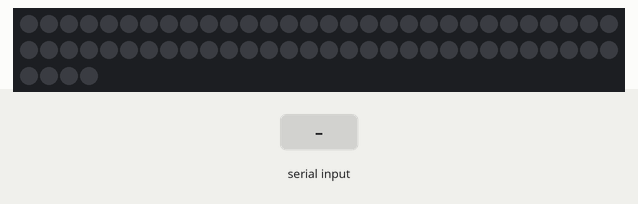
Recording of a sketch running on a simulated Arduino Uno, built with avr-gcc and run on an emulated ATmega328P. Shown: 64 RGB LEDs in strip order, left to right, continuing on the next row. The inputs (shaded band) are chosen by the test bench. Dim RGB values are drawn brighter than linear.

Above: at 1.2 s.
1.3 s: "A" received over Serial
At 3.3 s:
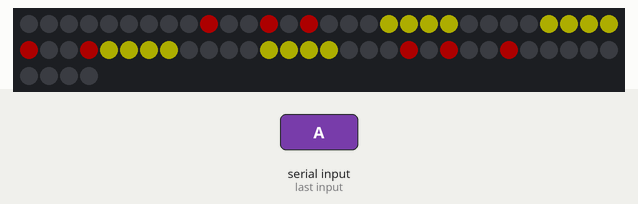
At 4.74 s:
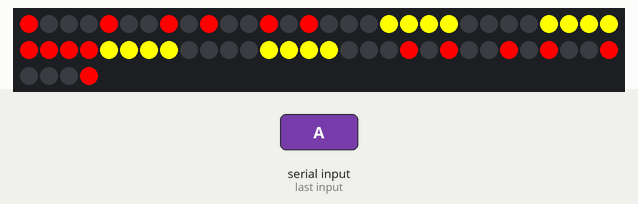
Timing chart, 0 to 6.2 s (numbered marks = the images above; inputs shaded):
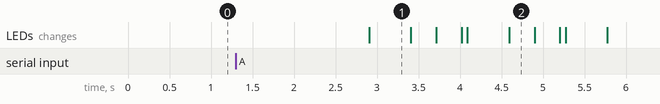

The sketch:

icon_may1l.ino
```cpp
#include <Adafruit_NeoPixel.h>

#define LED_PIN     6
#define LED_COUNT  64
#define BRIGHTNESS 50
#define FADE_DELAY 10


Adafruit_NeoPixel strip(LED_COUNT, LED_PIN, NEO_GRB + NEO_KHZ800);

void setup() {
  Serial.begin(9600);
  strip.begin();
  strip.show();
  strip.setBrightness(BRIGHTNESS);
  //sunAnimation();

  //rainAnimation();
}

void loop() {
  if (Serial.available() > 0) {
    String receivedChar = Serial.readString();
    if (receivedChar[0] == 'A') {
      // Receives an 'A' from the serial port,
      //indicating that the animation needs to be changed
      digitalWrite(13, HIGH);
      delay(50);
      digitalWrite(13, LOW);
      digitalWrite(13, HIGH);
      delay(50);
      digitalWrite(13, LOW);
      delay(500);

      //String inputString = Serial.readStringUntil('\n'); // Read precipitation probability information
      //inputString.trim(); // clean the space


      // Play the corresponding animation according to the probability of precipitation

        sunAnimation();

    }
    else{
      digitalWrite(13, HIGH);
      delay(50);
      digitalWrite(13, LOW);
      delay(500);

      rainAnimation();
    }
  }
}

void sunAnimation() {
  // Keep specified areas of sun icon constantly lit
  int sunPixels[] = {18, 19, 20, 21, 26, 27, 28, 29, 34, 35, 36, 37, 42, 43, 44, 45};
  for (int i = 0; i < sizeof(sunPixels) / sizeof(sunPixels[0]); i++) {
    strip.setPixelColor(sunPixels[i], strip.Color(255, 255, 0));  // Yellow for sun
  }

  // Blink 9 and 0 in a loop with red color
  for (int j = 0; j < 3; j++) {  // Repeat 3 times
    strip.setPixelColor(9, strip.Color(255, 0, 0));  // Red for 9
    strip.setPixelColor(12, strip.Color(255, 0, 0));
    strip.setPixelColor(33, strip.Color(255, 0, 0));
    strip.setPixelColor(49, strip.Color(255, 0, 0));
    strip.setPixelColor(51, strip.Color(255, 0, 0));
    strip.setPixelColor(54, strip.Color(255, 0, 0));
    strip.setPixelColor(30, strip.Color(255, 0, 0));
    strip.setPixelColor(14, strip.Color(255, 0, 0));
    strip.show();
    delay(500);  // Hold red color for 500ms

    // Fade out red color gradually
    for (int fadeValue = 255; fadeValue > 0; fadeValue -= 5) {
      strip.setBrightness(fadeValue);
      strip.show();
      delay(FADE_DELAY);
    }
  for (int i = 0; i < sizeof(sunPixels) / sizeof(sunPixels[0]); i++) {
    strip.setPixelColor(sunPixels[i], strip.Color(255, 255, 0));  // Yellow for sun
  }

    strip.setPixelColor(0, strip.Color(255, 0, 0));  // Red for 0
    strip.setPixelColor(32, strip.Color(255, 0, 0));
    strip.setPixelColor(56, strip.Color(255, 0, 0));
    strip.setPixelColor(59, strip.Color(255, 0, 0));
    strip.setPixelColor(63, strip.Color(255, 0, 0));
    strip.setPixelColor(31, strip.Color(255, 0, 0));
    strip.setPixelColor(7, strip.Color(255, 0, 0));
    strip.setPixelColor(4, strip.Color(255, 0, 0));
    strip.show();
    delay(500);  // Hold red color for 500ms

    // Fade out red color gradually
    for (int fadeValue = 255; fadeValue > 0; fadeValue -= 5) {
      strip.setBrightness(fadeValue);
      strip.show();
      delay(FADE_DELAY);
    }
  for (int i = 0; i < sizeof(sunPixels) / sizeof(sunPixels[0]); i++) {
    strip.setPixelColor(sunPixels[i], strip.Color(255, 255, 0));  // Yellow for sun
  }

    // Clear pixels
    for (int i = 0; i < LED_COUNT; i++) {
      strip.setPixelColor(i, strip.Color(0, 0, 0));
    }
    strip.show();
    delay(500);  // Pause before next loop iteration

  }
}


void rainAnimation() {
  // Keep specified areas of rain icon constantly lit
  int rainPixels[] = {33, 25, 50, 42, 34, 26, 18, 43, 35, 27, 19, 11};
  for (int i = 0; i < sizeof(rainPixels) / sizeof(rainPixels[0]); i++) {
    strip.setPixelColor(rainPixels[i], strip.Color(0, 0, 255));  // Blue for rain
  }

  // Blink 52, 37, 20 in a loop with blue color
  for (int j = 0; j < 3; j++) {  // Repeat 3 times
    strip.setPixelColor(52, strip.Color(0, 0, 255));  // Blue for 52
    strip.setPixelColor(37, strip.Color(0, 0, 255));
    strip.setPixelColor(20, strip.Color(0, 0, 255));
    strip.show();
    delay(500);  // Hold blue color for 500ms

 for (int i = 0; i < sizeof(rainPixels) / sizeof(rainPixels[0]); i++) {
    strip.setPixelColor(rainPixels[i], strip.Color(0, 0, 255));  // Blue for rain
  }

    // Fade out blue color gradually
    for (int fadeValue = 255; fadeValue > 0; fadeValue -= 5) {
      strip.setBrightness(fadeValue);
      strip.show();
      delay(FADE_DELAY);
    }
 // Blink 53, 38, 21 in a loop with blue color
  for (int j = 0; j < 3; j++) {  // Repeat 3 times
    strip.setPixelColor(53, strip.Color(0, 0, 255));  // Blue for 52
    strip.setPixelColor(38, strip.Color(0, 0, 255));
    strip.setPixelColor(21, strip.Color(0, 0, 255));
    strip.show();
    delay(500);  // Hold blue color for 500ms

 for (int i = 0; i < sizeof(rainPixels) / sizeof(rainPixels[0]); i++) {
    strip.setPixelColor(rainPixels[i], strip.Color(0, 0, 255));  // Blue for rain
  }

    // Fade out blue color gradually
    for (int fadeValue = 255; fadeValue > 0; fadeValue -= 5) {
      strip.setBrightness(fadeValue);
      strip.show();
      delay(FADE_DELAY);
    }

    // Clear pixels
    for (int i = 0; i < LED_COUNT; i++) {
      strip.setPixelColor(i, strip.Color(0, 0, 0));
    }
    strip.show();
    delay(500);  // Pause before next loop iteration
  }
}
}
```

Measured:
- after the input at 1.3 s, the LEDs: change after 1.6 s (image 1)
- what the display in image 1 shows lasts 0.5 s, from 2.9 s to 3.4 s
